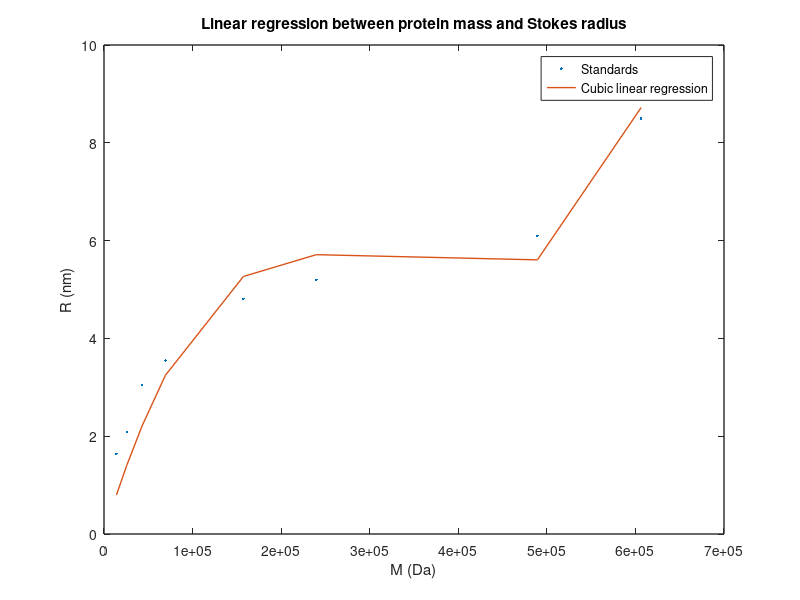
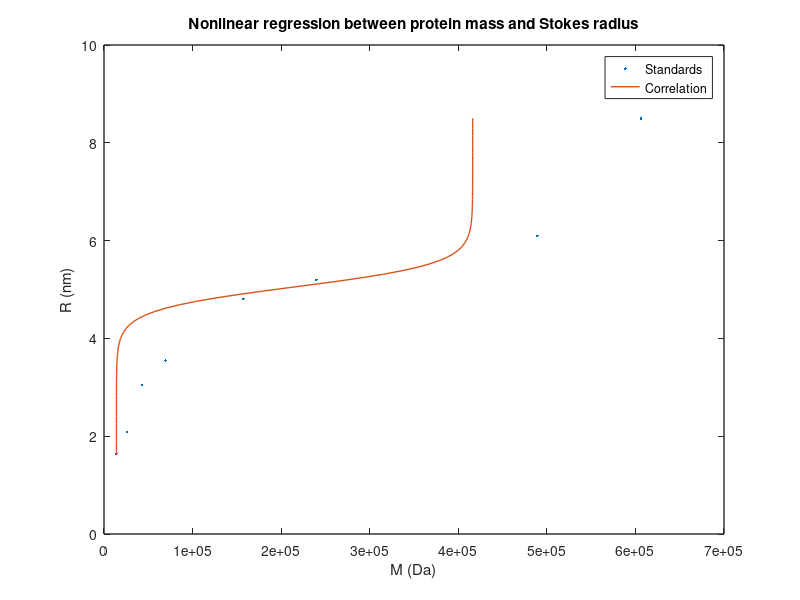

Recreate these plots in MATLAB, in order. (Note: this script raises an error after producing the figures.)
%% Diffusivity calculations for GAB1-SHP2 spatial model
clear
close all
clc

%Diffusivity conversion factor from cm^2/s --> um^2/min
cf = 1./(100)^2.*(1e6)^2.*60;

%Rh-tubulin
% D_rhtub = 1.61e-8*cf; %um^2/min
D_rhtub = mean(1e-8.*[1.61,1.34])*cf; %um^2/min --> using tubulin diffusivity values from Pepperkok et al. (DOI: 10.1083/jcb.111.6.3003) out to three decimal places
M_rhtub = 50000; %Diffusivity of tubulin, in Da

%Data from Erickson, 2009:
M = [14044; 25665; 42910; 69322; 157368; 239656; 489324; 606444];%; 387344]; %Molecular weights, in Da
Rs = [1.64; 2.09; 3.05; 3.55; 4.81; 5.20; 6.10; 8.50];%; 10.7]; %Stokes radii, in nm

%Perform linear regression with a cubic function
Aa = [M.^3, M.^2, M, ones(size(M))]; %Regression matrix
x = Aa\Rs;   %Correlation coefficient between protein molecular weight and Stokes radius


%Perform nonlinear regression with a logistic curve using Rs as independent
%variable:
Mlogfunc = @(Rs,A,B,C,K) K + (A-K)./(1 + exp(-B.*(Rs-C)));
objfunc = @(guess) sum((M-Mlogfunc(Rs,guess(1),guess(2),guess(3),guess(4))).^2);

options = optimset('MaxFunEvals',Inf','MaxIter',Inf,'TolFun',1e-4); %fminsearchbnd options

x0 = [6e5; 1; 1; min(M)];
lb = [-inf -inf -inf min(M)];
ub = [inf inf inf min(M)];
% [sol, fval] = fminsearchbnd(objfunc,x0,lb,ub,options)
% [sol, fval] = simulannealbnd(objfunc,x0,lb,ub,options)
[sol, fval] = lsqnonlin(objfunc, x0, lb, ub)

A = sol(1)
B = sol(2)
C = sol(3)
K = sol(4)
regvals = Mlogfunc(Rs,A,B,C,K)

%Plot regression
figure
plot(M,Rs,'.',M,Aa*x,'MarkerSize',20,'LineWidth',1)
xlabel('M (Da)')
ylabel('R (nm)')
title('Linear regression between protein mass and Stokes radius')
legend('Standards','Cubic linear regression','location','best')
set(gca,'LineWidth',1)

figure
plot(M,Rs,'.',Mlogfunc(linspace(min(Rs),max(Rs)),A,B,C,K),linspace(min(Rs),max(Rs)),'MarkerSize',20,'LineWidth',1)
xlabel('M (Da)')
ylabel('R (nm)')
title('Nonlinear regression between protein mass and Stokes radius')
legend('Standards','Correlation','location','best')
set(gca,'LineWidth',1)

Mi = [59835; 25206; 115000; 68436];    %Molecular weight estimates of SFKs, GRB2, GAB1, and SHP2

M_ms = [Mi; Mi(2)+Mi(3); sum(Mi(3:4));sum(Mi(2:end))]; %Molecular weights of all cytosolic model species
names = {'SFK';'GRB2';'GAB1';'SHP2';'GRB2-GAB1';'GAB1-SHP2';'GRB2-GAB1-SHP2'}; %Names associated with M_ms values

%% Estimate diffusivities with linear regression results
Rs_rhtub = [M_rhtub.^3 M_rhtub.^2 M_rhtub 1]*x;  %Estimated Stokes radius of Rh-tubulin
Rs_ms = [M_ms.^3 M_ms.^2 M_ms ones(size(M_ms))]*x;    %Estimated Stokes radii of model species

%Estimate diffusivity of model species i based on the ratio of Rs,tub/Rs,i
Rrats = Rs_rhtub./Rs_ms;    %Ratios of Rs,tub to model species Stokes radii

D_ms = D_rhtub.*Rrats;  %Diffusivities of model species based on diffusivity of tubulin

%Table of estimated diffusivities
tab = table(names,D_ms)

%% Estimate diffusivities using results from nonlinear regression
Rsfun = @(M) -1/B.*log((A-K)./(M-K)-1)+C;
Rs_ms2 = Rsfun(M_ms);
Rs_rhtub2 = Rsfun(M_rhtub);

%Estimate diffusivity of model species i based on the ratio of Rs,tub/Rs,i
Rrats2 = Rs_rhtub2./Rs_ms2;    %Ratios of Rs,tub to model species Stokes radii

D_ms2 = D_rhtub.*Rrats2;  %Diffusivities of model species based on diffusivity of tubulin

%Table of estimated diffusivities
tab2 = table(names,D_ms2)

%Plot regression
figure
plot(M,Rs,'.',M_ms,Rs_ms2,'.','MarkerSize',20','LineWidth',1)
xlabel('M (Da)')
ylabel('R (nm)')
legend('Standards','Regression','location','best')

%% Calculate diffusivities using a cubic spline interpolation
%Define molecular weight range
Mint = linspace(min(M),max(M));
%Calculate piecewise cubic hermite interpolating polynomial spline over desired molecular weight range using standards
Rsint = pchip(M,Rs,Mint);

%Get polynomial coefficients for cubic spline above
Rspp = pchip(M,Rs);
%Get spline values for Rs at molecular weights of model species
Rspp_ms = ppval(Rspp,M_ms);
Rspp_tub = ppval(Rspp,M_rhtub);

%Plot interpolation
figure
plot(M,Rs,'.',M_ms,Rspp_ms,'.',Mint,Rsint,'MarkerSize',20,'LineWidth',1)
xlabel('M (Da)')
ylabel('R (nm)')
title('Correlation between protein mass and Stokes radius')
legend('Standards','Spline','location','best')
set(gca,'LineWidth',1)

%Calculate diffusivities based off diffusivity of tubulin
Rrats3 = Rspp_tub./Rspp_ms;    %Ratios of Rs,tub to model species Stokes radii

D_ms3 = D_rhtub.*Rrats3;  %Diffusivities of model species based on diffusivity of tubulin

%Table of estimated diffusivities
tab3 = table(names,D_ms3)

%% Calculate diffusivities using a linear interpolation **** --> this is the one that gets the numbers Chris has
%Calculate linear interpolation for model species and using standards
Rsvq = interp1(M,Rs,M_ms);
%Calculate the same for tubulin
Rsvqtub = interp1(M,Rs,M_rhtub);
RsvqSOS = interp1(M,Rs,116403+115000);

%Plot interpolation
figure
plot(M,Rs,'.',M_ms,Rsvq,'.','MarkerSize',20,'LineWidth',1)
xlabel('M (Da)')
ylabel('R (nm)')
title('Correlation between protein mass and Stokes radius')
legend('Standards','Interpolation prediciton','location','best')
set(gca,'LineWidth',1)

%Calculate diffusivities based off diffusivity of tubulin
Rrats4 = Rsvqtub./Rsvq;    %Ratios of Rs,tub to model species Stokes radii
RratSOS = Rsvqtub./RsvqSOS; %" " to Stokes radius of SOS

D_sos = D_rhtub.*RratSOS;
D_ms4 = D_rhtub.*Rrats4;  %Diffusivities of model species based on diffusivity of tubulin

%Table of estimated diffusivities
tab4 = table(names,D_ms4)

